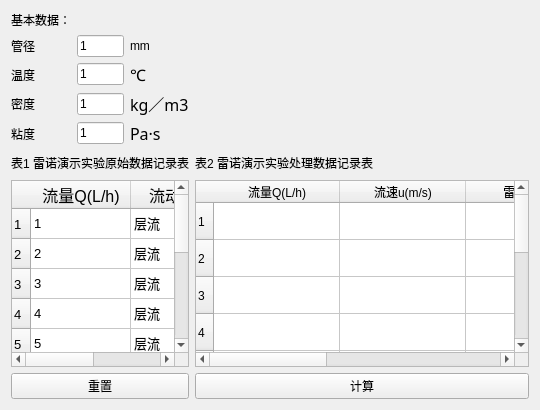
                         <widget class="QWidget" name="page">
                          <layout class="QHBoxLayout" name="horizontalLayout_10">
                           <item>
                            <layout class="QGridLayout" name="gridLayout" rowstretch="2,1,8,1" columnstretch="1,2">
                             <item row="1" column="1">
                              <widget class="QLabel" name="label_10">
                               <property name="text">
                                <string>表2 雷诺演示实验处理数据记录表</string>
                               </property>
                              </widget>
                             </item>
                             <item row="0" column="0">
                              <layout class="QGridLayout" name="gridLayout_3">
                               <item row="3" column="0">
                                <widget class="QLabel" name="label_12">
                                 <property name="font">
                                  <font>
                                   <pointsize>9</pointsize>
                                  </font>
                                 </property>
                                 <property name="text">
                                  <string>密度</string>
                                 </property>
                                </widget>
                               </item>
                               <item row="2" column="1">
                                <widget class="QLineEdit" name="t1">
                                 <property name="font">
                                  <font>
                                   <pointsize>9</pointsize>
                                  </font>
                                 </property>
                                 <property name="text">
                                  <string>1</string>
                                 </property>
                                </widget>
                               </item>
                               <item row="3" column="1">
                                <widget class="QLineEdit" name="rou1">
                                 <property name="font">
                                  <font>
                                   <pointsize>9</pointsize>
                                  </font>
                                 </property>
                                 <property name="text">
                                  <string>1</string>
                                 </property>
                                </widget>
                               </item>
                               <item row="1" column="2">
                                <widget class="QLabel" name="label_13">
                                 <property name="font">
                                  <font>
                                   <pointsize>9</pointsize>
                                  </font>
                                 </property>
                                 <property name="text">
                                  <string>mm</string>
                                 </property>
                                </widget>
                               </item>
                               <item row="3" column="2">
                                <widget class="QLabel" name="label_14">
                                 <property name="font">
                                  <font>
                                   <family>AcadEref</family>
                                   <pointsize>12</pointsize>
                                  </font>
                                 </property>
                                 <property name="text">
                                  <string>kg／m3</string>
                                 </property>
                                </widget>
                               </item>
                               <item row="4" column="0">
                                <widget class="QLabel" name="label_15">
                                 <property name="font">
                                  <font>
                                   <pointsize>9</pointsize>
                                  </font>
                                 </property>
                                 <property name="text">
                                  <string>粘度</string>
                                 </property>
                                </widget>
                               </item>
                               <item row="4" column="2">
                                <widget class="QLabel" name="label_16">
                                 <property name="font">
                                  <font>
                                   <family>AcadEref</family>
                                   <pointsize>12</pointsize>
                                  </font>
                                 </property>
                                 <property name="text">
                                  <string>Pa·s</string>
                                 </property>
                                </widget>
                               </item>
                               <item row="0" column="0">
                                <widget class="QLabel" name="label_17">
                                 <property name="text">
                                  <string>基本数据：</string>
                                 </property>
                                </widget>
                               </item>
                               <item row="1" column="1">
                                <widget class="QLineEdit" name="d1">
                                 <property name="text">
                                  <string>1</string>
                                 </property>
                                </widget>
                               </item>
                               <item row="1" column="0">
                                <widget class="QLabel" name="label_18">
                                 <property name="font">
                                  <font>
                                   <pointsize>9</pointsize>
                                  </font>
                                 </property>
                                 <property name="text">
                                  <string>管径</string>
                                 </property>
                                </widget>
                               </item>
                               <item row="2" column="0">
                                <widget class="QLabel" name="label_19">
                                 <property name="font">
                                  <font>
                                   <pointsize>9</pointsize>
                                  </font>
                                 </property>
                                 <property name="text">
                                  <string>温度</string>
                                 </property>
                                </widget>
                               </item>
                               <item row="2" column="2">
                                <widget class="QLabel" name="label_20">
                                 <property name="font">
                                  <font>
                                   <family>AcadEref</family>
                                   <pointsize>12</pointsize>
                                  </font>
                                 </property>
                                 <property name="text">
                                  <string>℃</string>
                                 </property>
                                </widget>
                               </item>
                               <item row="4" column="1">
                                <widget class="QLineEdit" name="miu1">
                                 <property name="font">
                                  <font>
                                   <pointsize>9</pointsize>
                                  </font>
                                 </property>
                                 <property name="text">
                                  <string>1</string>
                                 </property>
                                </widget>
                               </item>
                              </layout>
                             </item>
                             <item row="2" column="1">
                              <widget class="QTableWidget" name="exp_data_1b">
                               <property name="sizePolicy">
                                <sizepolicy hsizetype="Expanding" vsizetype="Expanding">
                                 <horstretch>0</horstretch>
                                 <verstretch>0</verstretch>
                                </sizepolicy>
                               </property>
                               <property name="minimumSize">
                                <size>
                                 <width>0</width>
                                 <height>0</height>
                                </size>
                               </property>
                               <property name="maximumSize">
                                <size>
                                 <width>855</width>
                                 <height>16777215</height>
                                </size>
                               </property>
                               <property name="font">
                                <font>
                                 <pointsize>9</pointsize>
                                </font>
                               </property>
                               <property name="autoScrollMargin">
                                <number>16</number>
                               </property>
                               <property name="dragDropOverwriteMode">
                                <bool>true</bool>
                               </property>
                               <property name="dragDropMode">
                                <enum>QAbstractItemView::NoDragDrop</enum>
                               </property>
                               <property name="selectionMode">
                                <enum>QAbstractItemView::ExtendedSelection</enum>
                               </property>
                               <property name="textElideMode">
                                <enum>Qt::ElideRight</enum>
                               </property>
                               <property name="verticalScrollMode">
                                <enum>QAbstractItemView::ScrollPerItem</enum>
                               </property>
                               <property name="horizontalScrollMode">
                                <enum>QAbstractItemView::ScrollPerItem</enum>
                               </property>
                               <attribute name="horizontalHeaderCascadingSectionResizes">
                                <bool>false</bool>
                               </attribute>
                               <attribute name="horizontalHeaderDefaultSectionSize">
                                <number>126</number>
                               </attribute>
                               <attribute name="horizontalHeaderShowSortIndicator" stdset="0">
                                <bool>false</bool>
                               </attribute>
                               <attribute name="horizontalHeaderStretchLastSection">
                                <bool>true</bool>
                               </attribute>
                               <attribute name="verticalHeaderCascadingSectionResizes">
                                <bool>false</bool>
                               </attribute>
                               <attribute name="verticalHeaderDefaultSectionSize">
                                <number>37</number>
                               </attribute>
                               <attribute name="verticalHeaderShowSortIndicator" stdset="0">
                                <bool>false</bool>
                               </attribute>
                               <attribute name="verticalHeaderStretchLastSection">
                                <bool>true</bool>
                               </attribute>
                               <row>
                                <property name="text">
                                 <string>1</string>
                                </property>
                               </row>
                               <row>
                                <property name="text">
                                 <string>2</string>
                                </property>
                               </row>
                               <row>
                                <property name="text">
                                 <string>3</string>
                                </property>
                               </row>
                               <row>
                                <property name="text">
                                 <string>4</string>
                                </property>
                               </row>
                               <row>
                                <property name="text">
                                 <string>5</string>
                                </property>
                               </row>
                               <row>
                                <property name="text">
                                 <string>6</string>
                                </property>
                               </row>
                               <row>
                                <property name="text">
                                 <string>7</string>
                                </property>
                               </row>
                               <row>
                                <property name="text">
                                 <string>8</string>
                                </property>
                               </row>
                               <row>
                                <property name="text">
                                 <string>9</string>
                                </property>
                               </row>
                               <row>
                                <property name="text">
                                 <string>10</string>
                                </property>
                               </row>
                               <column>
                                <property name="text">
                                 <string>流量Q(L/h)</string>
                                </property>
                               </column>
                               <column>
                                <property name="text">
                                 <string>流速u(m/s)</string>
                                </property>
                               </column>
                               <column>
                                <property name="text">
                                 <string>雷诺数Re</string>
                                </property>
                               </column>
                               <column>
                                <property name="text">
                                 <string>观察到的流型</string>
                                </property>
                               </column>
                               <column>
                                <property name="text">
                                 <string>Re判断的流型</string>
                                </property>
                               </column>
                              </widget>
                             </item>
                             <item row="1" column="0">
                              <widget class="QLabel" name="label_9">
                               <property name="text">
                                <string>表1 雷诺演示实验原始数据记录表</string>
                               </property>
                              </widget>
                             </item>
                             <item row="3" column="1">
                              <widget class="QPushButton" name="calculate_1">
                               <property name="text">
                                <string>计算</string>
                               </property>
                              </widget>
                             </item>
                             <item row="2" column="0">
                              <widget class="QTableWidget" name="exp_data_1a">
                               <property name="font">
                                <font>
                                 <pointsize>10</pointsize>
                                </font>
                               </property>
                               <property name="autoScrollMargin">
                                <number>16</number>
                               </property>
                               <attribute name="horizontalHeaderShowSortIndicator" stdset="0">
                                <bool>false</bool>
                               </attribute>
                               <attribute name="horizontalHeaderStretchLastSection">
                                <bool>true</bool>
                               </attribute>
                               <attribute name="verticalHeaderStretchLastSection">
                                <bool>true</bool>
                               </attribute>
                               <row>
                                <property name="text">
                                 <string>1</string>
                                </property>
                               </row>
                               <row>
                                <property name="text">
                                 <string>2</string>
                                </property>
                               </row>
                               <row>
                                <property name="text">
                                 <string>3</string>
                                </property>
                               </row>
                               <row>
                                <property name="text">
                                 <string>4</string>
                                </property>
                               </row>
                               <row>
                                <property name="text">
                                 <string>5</string>
                                </property>
                               </row>
                               <row>
                                <property name="text">
                                 <string>6</string>
                                </property>
                               </row>
                               <row>
                                <property name="text">
                                 <string>7</string>
                                </property>
                               </row>
                               <row>
                                <property name="text">
                                 <string>8</string>
                                </property>
                               </row>
                               <row>
                                <property name="text">
                                 <string>9</string>
                                </property>
                               </row>
                               <row>
                                <property name="text">
                                 <string>10</string>
                                </property>
                               </row>
                               <column>
                                <property name="text">
                                 <string>流量Q(L/h)</string>
                                </property>
                                <property name="font">
                                 <font>
                                  <pointsize>12</pointsize>
                                 </font>
                                </property>
                               </column>
                               <column>
                                <property name="text">
                                 <string>流动形态</string>
                                </property>
                                <property name="font">
                                 <font>
                                  <pointsize>12</pointsize>
                                 </font>
                                </property>
                               </column>
                               <item row="0" column="0">
                                <property name="text">
                                 <string>1</string>
                                </property>
                               </item>
                               <item row="0" column="1">
                                <property name="text">
                                 <string>层流</string>
                                </property>
                               </item>
                               <item row="1" column="0">
                                <property name="text">
                                 <string>2</string>
                                </property>
                               </item>
                               <item row="1" column="1">
                                <property name="text">
                                 <string>层流</string>
                                </property>
                               </item>
                               <item row="2" column="0">
                                <property name="text">
                                 <string>3</string>
                                </property>
                               </item>
                               <item row="2" column="1">
                                <property name="text">
                                 <string>层流</string>
                                </property>
                               </item>
                               <item row="3" column="0">
                                <property name="text">
                                 <string>4</string>
                                </property>
                               </item>
                               <item row="3" column="1">
                                <property name="text">
                                 <string>层流</string>
                                </property>
                               </item>
                               <item row="4" column="0">
                                <property name="text">
                                 <string>5</string>
                                </property>
                               </item>
                               <item row="4" column="1">
                                <property name="text">
                                 <string>层流</string>
                                </property>
                               </item>
                               <item row="5" column="0">
                                <property name="text">
                                 <string>6</string>
                                </property>
                               </item>
                               <item row="5" column="1">
                                <property name="text">
                                 <string>层流</string>
                                </property>
                               </item>
                               <item row="6" column="0">
                                <property name="text">
                                 <string>7</string>
                                </property>
                               </item>
                               <item row="6" column="1">
                                <property name="text">
                                 <string>层流</string>
                                </property>
                               </item>
                               <item row="7" column="0">
                                <property name="text">
                                 <string>8</string>
                                </property>
                               </item>
                               <item row="7" column="1">
                                <property name="text">
                                 <string>层流</string>
                                </property>
                               </item>
                               <item row="8" column="0">
                                <property name="text">
                                 <string>9</string>
                                </property>
                               </item>
                               <item row="8" column="1">
                                <property name="text">
                                 <string>湍流</string>
                                </property>
                               </item>
                               <item row="9" column="0">
                                <property name="text">
                                 <string>10</string>
                                </property>
                               </item>
                               <item row="9" column="1">
                                <property name="text">
                                 <string>湍流</string>
                                </property>
                               </item>
                              </widget>
                             </item>
                             <item row="3" column="0">
                              <widget class="QPushButton" name="reset_1">
                               <property name="text">
                                <string>重置</string>
                               </property>
                              </widget>
                             </item>
                            </layout>
                           </item>
                          </layout>
                         </widget>
